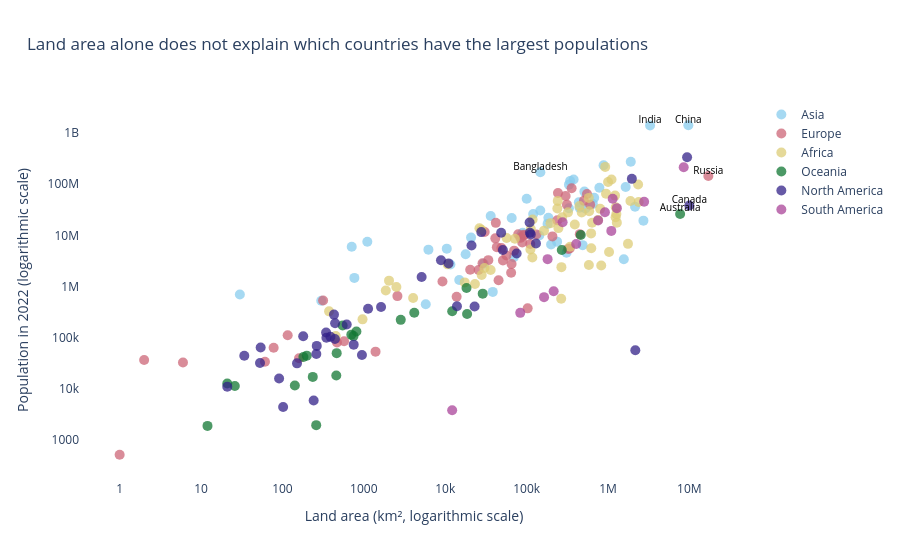

The notebook cell saved with this chart:
### Markdown cell above
**Chart choice & justification:** *Which chart did you choose, and why? Justify design choices.

*YOUR ANSWER HERE*

A scatter plot is a good technique here to show the relationship between two numeric amounts, land area of a country and population. Logarithmic axs help you quickly identify countries of widely varying sizes, and coloring by continent provides patterns and potential outliers in each region.

### Code cell
# Q3 — Land area versus population

fig = px.scatter(
    df,
    x='Area',
    y='2022 Population',
    color='Continent',
    hover_name='Country',
    hover_data={
        'Area': ':,',
        '2022 Population': ':,',
        'Density': ':.1f'
    },
    log_x=True,
    log_y=True,
    title='Land area alone does not explain which countries have the largest populations',
    labels={
        'Area': 'Land area (km², logarithmic scale)',
        '2022 Population': 'Population in 2022 (logarithmic scale)',
        'Continent': 'Continent'
    },
    color_discrete_sequence=px.colors.qualitative.Safe,
    template='plotly_white'
)

# Highlight notable countries
outliers = df[
    df['Country'].isin([
        'India', 'Bangladesh', 'China',
        'Russia', 'Canada', 'Australia'
    ])
]

fig.add_scatter(
    x=outliers['Area'],
    y=outliers['2022 Population'],
    mode='text',
    text=outliers['Country'],
    textposition='top center',
    showlegend=False,
    textfont=dict(size=10, color='black')
)

fig.update_traces(
    marker=dict(size=10, opacity=0.75),
    selector=dict(mode='markers')
)

fig.update_layout(
    title_x=0.03,
    legend_title_text='',
    xaxis_showgrid=False,
    yaxis_showgrid=False
)

fig.show()

### Figure 1 — Plotly figure (JSON) as saved in the notebook; plotly's stock layout.template omitted (floating-point values rounded to 4 significant figures)
{"data": [{"customdata": [[63.06], [93.48], [119.6], [1924.0], [1160.0], [20.38], [77.88], [92.62], [146.9], [53.72], [6783.0], [431.1], [144.7], [53.73], [101.5], [435.2], [328.0], [126.3], [7.119], [239.6], [33.16], [31.8], [525.2], [23170.0], [102.6], [1746.0], [2.173], [80.08], [207.6], [216.3], [14.79], [267.4], [844.1], [337.5], [232.6], [16.94], [8416.0], [517.1], [332.8], [119.5], [660.2], [69.55], [139.7], [90.18], [108.9], [13.18], [112.9], [77.4], [296.4], [63.82]], "hovertemplate": "<b>%{hovertext}</b><br><br>Continent=Asia<br>Land area (km², logarithmic scale)=%{x:,}<br>Population in 2022 (logarithmic scale)=%{y:,}<br>Density=%{customdata[0]:.1f}<extra></extra>", "hovertext": ["Afghanistan", "Armenia", "Azerbaijan", "Bahrain", "Bangladesh", "Bhutan", "Brunei", "Cambodia", "China", "Georgia", "Hong Kong", "India", "Indonesia", "Iran", "Iraq", "Israel", "Japan", "Jordan", "Kazakhstan", "Kuwait", "Kyrgyzstan", "Laos", "Lebanon", "Macau", "Malaysia", "Maldives", "Mongolia", "Myanmar", "Nepal", "North Korea", "Oman", "Pakistan", "Palestine", "Philippines", "Qatar", "Saudi Arabia", "Singapore", "South Korea", "Sri Lanka", "Syria", "Taiwan", "Tajikistan", "Thailand", "Timor-Leste", "Turkey", "Turkmenistan", "United Arab Emirates", "Uzbekistan", "Vietnam", "Yemen"], "legendgroup": "Asia", "marker": {"color": "rgb(136, 204, 238)", "opacity": 0.75, "size": 10, "symbol": "circle"}, "mode": "markers", "name": "Asia", "orientation": "v", "showlegend": true, "type": "scatter", "x": [652230, 29743, 86600, 765, 147570, 38394, 5765, 181035, 9706961, 69700, 1104, 3287590, 1904569, 1648195, 438317, 20770, 377930, 89342, 2724900, 17818, 199951, 236800, 10452, 30, 330803, 300, 1564110, 676578, 147181, 120538, 309500, 881912, 6220, 342353, 11586, 2149690, 710, 100210, 65610, 185180, 36193, 143100, 513120, 14874, 783562, 488100, 83600, 447400, 331212, 527968], "xaxis": "x", "y": [41128771, 2780469, 10358074, 1472233, 171186372, 782455, 449002, 16767842, 1425887337, 3744385, 7488865, 1417173173, 275501339, 88550570, 44496122, 9038309, 123951692, 11285869, 19397998, 4268873, 6630623, 7529475, 5489739, 695168, 33938221, 523787, 3398366, 54179306, 30547580, 26069416, 4576298, 235824862, 5250072, 115559009, 2695122, 36408820, 5975689, 51815810, 21832143, 22125249, 23893394, 9952787, 71697030, 1341296, 85341241, 6430770, 9441129, 34627652, 98186856, 33696614], "yaxis": "y"}, {"customdata": [[98.87], [170.6], [106.6], [45.93], [381.8], [63.14], [61.17], [71.22], [135.3], [133.1], [136.5], [29.32], [38.11], [16.37], [117.1], [233.5], [5442.0], [78.68], [811.6], [107.1], [3.62], [71.48], [147.8], [195.9], [955.0], [28.67], [245.8], [42.11], [250.4], [1688.0], [96.7], [18230.0], [45.4], [419.7], [81.42], [16.78], [127.5], [111.5], [82.47], [8.464], [551.8], [81.73], [115.1], [104.6], [93.99], [23.43], [211.7], [65.79], [277.9], [510.0]], "hovertemplate": "<b>%{hovertext}</b><br><br>Continent=Europe<br>Land area (km², logarithmic scale)=%{x:,}<br>Population in 2022 (logarithmic scale)=%{y:,}<br>Density=%{customdata[0]:.1f}<extra></extra>", "hovertext": ["Albania", "Andorra", "Austria", "Belarus", "Belgium", "Bosnia and Herzegovina", "Bulgaria", "Croatia", "Cyprus", "Czech Republic", "Denmark", "Estonia", "Faroe Islands", "Finland", "France", "Germany", "Gibraltar", "Greece", "Guernsey", "Hungary", "Iceland", "Ireland", "Isle of Man", "Italy", "Jersey", "Latvia", "Liechtenstein", "Lithuania", "Luxembourg", "Malta", "Moldova", "Monaco", "Montenegro", "Netherlands", "North Macedonia", "Norway", "Poland", "Portugal", "Romania", "Russia", "San Marino", "Serbia", "Slovakia", "Slovenia", "Spain", "Sweden", "Switzerland", "Ukraine", "United Kingdom", "Vatican City"], "legendgroup": "Europe", "marker": {"color": "rgb(204, 102, 119)", "opacity": 0.75, "size": 10, "symbol": "circle"}, "mode": "markers", "name": "Europe", "orientation": "v", "showlegend": true, "type": "scatter", "x": [28748, 468, 83871, 207600, 30528, 51209, 110879, 56594, 9251, 78865, 43094, 45227, 1393, 338424, 551695, 357114, 6, 131990, 78, 93028, 103000, 70273, 572, 301336, 116, 64559, 160, 65300, 2586, 316, 33846, 2, 13812, 41850, 25713, 323802, 312679, 92090, 238391, 17098242, 61, 88361, 49037, 20273, 505992, 450295, 41284, 603500, 242900, 1], "xaxis": "x", "y": [2842321, 79824, 8939617, 9534954, 11655930, 3233526, 6781953, 4030358, 1251488, 10493986, 5882261, 1326062, 53090, 5540745, 64626628, 83369843, 32649, 10384971, 63301, 9967308, 372899, 5023109, 84519, 59037474, 110778, 1850651, 39327, 2750055, 647599, 533286, 3272996, 36469, 627082, 17564014, 2093599, 5434319, 39857145, 10270865, 19659267, 144713314, 33660, 7221365, 5643453, 2119844, 47558630, 10549347, 8740472, 39701739, 67508936, 510], "yaxis": "y"}, {"customdata": [[18.85], [28.55], [118.6], [4.519], [83.06], [463.1], [58.71], [147.1], [8.956], [13.8], [449.4], [48.31], [42.22], [110.7], [59.71], [31.33], [69.2], [111.7], [8.925], [253.2], [140.3], [56.37], [58.29], [87.33], [93.09], [75.96], [47.61], [3.872], [50.44], [172.2], [18.22], [4.595], [637.0], [871.9], [83.88], [41.13], [3.109], [20.69], [236.6], [17.46], [387.9], [523.1], [235.9], [88.03], [237.0], [120.0], [27.6], [49.05], [17.61], [24.85], [69.3], [155.8], [75.52], [195.6], [2.165], [26.6], [41.77]], "hovertemplate": "<b>%{hovertext}</b><br><br>Continent=Africa<br>Land area (km², logarithmic scale)=%{x:,}<br>Population in 2022 (logarithmic scale)=%{y:,}<br>Density=%{customdata[0]:.1f}<extra></extra>", "hovertext": ["Algeria", "Angola", "Benin", "Botswana", "Burkina Faso", "Burundi", "Cameroon", "Cape Verde", "Central African Republic", "Chad", "Comoros", "Djibouti", "DR Congo", "Egypt", "Equatorial Guinea", "Eritrea", "Eswatini", "Ethiopia", "Gabon", "Gambia", "Ghana", "Guinea", "Guinea-Bissau", "Ivory Coast", "Kenya", "Lesotho", "Liberia", "Libya", "Madagascar", "Malawi", "Mali", "Mauritania", "Mauritius", "Mayotte", "Morocco", "Mozambique", "Namibia", "Niger", "Nigeria", "Republic of the Congo", "Reunion", "Rwanda", "Sao Tome and Principe", "Senegal", "Seychelles", "Sierra Leone", "Somalia", "South Africa", "South Sudan", "Sudan", "Tanzania", "Togo", "Tunisia", "Uganda", "Western Sahara", "Zambia", "Zimbabwe"], "legendgroup": "Africa", "marker": {"color": "rgb(221, 204, 119)", "opacity": 0.75, "size": 10, "symbol": "circle"}, "mode": "markers", "name": "Africa", "orientation": "v", "showlegend": true, "type": "scatter", "x": [2381741, 1246700, 112622, 582000, 272967, 27834, 475442, 4033, 622984, 1284000, 1862, 23200, 2344858, 1002450, 28051, 117600, 17364, 1104300, 267668, 10689, 238533, 245857, 36125, 322463, 580367, 30355, 111369, 1759540, 587041, 118484, 1240192, 1030700, 2040, 374, 446550, 801590, 825615, 1267000, 923768, 342000, 2511, 26338, 964, 196722, 452, 71740, 637657, 1221037, 619745, 1886068, 945087, 56785, 163610, 241550, 266000, 752612, 390757], "xaxis": "x", "y": [44903225, 35588987, 13352864, 2630296, 22673762, 12889576, 27914536, 593149, 5579144, 17723315, 836774, 1120849, 99010212, 110990103, 1674908, 3684032, 1201670, 123379924, 2388992, 2705992, 33475870, 13859341, 2105566, 28160542, 54027487, 2305825, 5302681, 6812341, 29611714, 20405317, 22593590, 4736139, 1299469, 326101, 37457971, 32969517, 2567012, 26207977, 218541212, 5970424, 974052, 13776698, 227380, 17316449, 107118, 8605718, 17597511, 59893885, 10913164, 46874204, 65497748, 8848699, 12356117, 47249585, 575986, 20017675, 16320537], "yaxis": "y"}, {"customdata": [[222.5], [3.403], [72.08], [50.88], [73.5], [312.9], [161.8], [229.7], [162.6], [603.2], [15.61], [19.17], [7.439], [106.8], [39.34], [21.91], [78.25], [25.06], [155.9], [143.0], [435.1], [26.81], [81.49]], "hovertemplate": "<b>%{hovertext}</b><br><br>Continent=Oceania<br>Land area (km², logarithmic scale)=%{x:,}<br>Population in 2022 (logarithmic scale)=%{y:,}<br>Density=%{customdata[0]:.1f}<extra></extra>", "hovertext": ["American Samoa", "Australia", "Cook Islands", "Fiji", "French Polynesia", "Guam", "Kiribati", "Marshall Islands", "Micronesia", "Nauru", "New Caledonia", "New Zealand", "Niue", "Northern Mariana Islands", "Palau", "Papua New Guinea", "Samoa", "Solomon Islands", "Tokelau", "Tonga", "Tuvalu", "Vanuatu", "Wallis and Futuna"], "legendgroup": "Oceania", "marker": {"color": "rgb(17, 119, 51)", "opacity": 0.75, "size": 10, "symbol": "circle"}, "mode": "markers", "name": "Oceania", "orientation": "v", "showlegend": true, "type": "scatter", "x": [199, 7692024, 236, 18272, 4167, 549, 811, 181, 702, 21, 18575, 270467, 260, 464, 459, 462840, 2842, 28896, 12, 747, 26, 12189, 142], "xaxis": "x", "y": [44273, 26177413, 17011, 929766, 306279, 171774, 131232, 41569, 114164, 12668, 289950, 5185288, 1934, 49551, 18055, 10142619, 222382, 724273, 1871, 106858, 11312, 326740, 11572], "yaxis": "y"}, {"customdata": [[174.3], [212.1], [591.4], [29.4], [655.0], [17.65], [1189.0], [207.3], [3.851], [260.2], [101.4], [102.0], [430.5], [96.85], [230.7], [301.1], [0.0261], [364.6], [243.1], [163.9], [417.5], [92.74], [257.2], [325.8], [64.91], [43.04], [53.3], [58.46], [366.7], [522.2], [182.6], [292.0], [599.8], [24.22], [267.2], [1299.0], [298.4], [48.21], [36.09], [286.6]], "hovertemplate": "<b>%{hovertext}</b><br><br>Continent=North America<br>Land area (km², logarithmic scale)=%{x:,}<br>Population in 2022 (logarithmic scale)=%{y:,}<br>Density=%{customdata[0]:.1f}<extra></extra>", "hovertext": ["Anguilla", "Antigua and Barbuda", "Aruba", "Bahamas", "Barbados", "Belize", "Bermuda", "British Virgin Islands", "Canada", "Cayman Islands", "Costa Rica", "Cuba", "Curacao", "Dominica", "Dominican Republic", "El Salvador", "Greenland", "Grenada", "Guadeloupe", "Guatemala", "Haiti", "Honduras", "Jamaica", "Martinique", "Mexico", "Montserrat", "Nicaragua", "Panama", "Puerto Rico", "Saint Barthelemy", "Saint Kitts and Nevis", "Saint Lucia", "Saint Martin", "Saint Pierre and Miquelon", "Saint Vincent and the Grenadines", "Sint Maarten", "Trinidad and Tobago", "Turks and Caicos Islands", "United States", "United States Virgin Islands"], "legendgroup": "North America", "marker": {"color": "rgb(51, 34, 136)", "opacity": 0.75, "size": 10, "symbol": "circle"}, "mode": "markers", "name": "North America", "orientation": "v", "showlegend": true, "type": "scatter", "x": [91, 442, 180, 13943, 430, 22966, 54, 151, 9984670, 264, 51100, 109884, 444, 751, 48671, 21041, 2166086, 344, 1628, 108889, 27750, 112492, 10991, 1128, 1964375, 102, 130373, 75417, 8870, 21, 261, 616, 53, 242, 389, 34, 5130, 948, 9372610, 347], "xaxis": "x", "y": [15857, 93763, 106445, 409984, 281635, 405272, 64184, 31305, 38454327, 68706, 5180829, 11212191, 191163, 72737, 11228821, 6336392, 56466, 125438, 395752, 17843908, 11584996, 10432860, 2827377, 367507, 127504125, 4390, 6948392, 4408581, 3252407, 10967, 47657, 179857, 31791, 5862, 103948, 44175, 1531044, 45703, 338289857, 99465], "yaxis": "y"}, {"customdata": [[16.37], [11.13], [25.28], [25.93], [45.43], [65.02], [0.3105], [3.646], [3.762], [16.67], [26.49], [3.773], [18.91], [30.88]], "hovertemplate": "<b>%{hovertext}</b><br><br>Continent=South America<br>Land area (km², logarithmic scale)=%{x:,}<br>Population in 2022 (logarithmic scale)=%{y:,}<br>Density=%{customdata[0]:.1f}<extra></extra>", "hovertext": ["Argentina", "Bolivia", "Brazil", "Chile", "Colombia", "Ecuador", "Falkland Islands", "French Guiana", "Guyana", "Paraguay", "Peru", "Suriname", "Uruguay", "Venezuela"], "legendgroup": "South America", "marker": {"color": "rgb(170, 68, 153)", "opacity": 0.75, "size": 10, "symbol": "circle"}, "mode": "markers", "name": "South America", "orientation": "v", "showlegend": true, "type": "scatter", "x": [2780400, 1098581, 8515767, 756102, 1141748, 276841, 12173, 83534, 214969, 406752, 1285216, 163820, 181034, 916445], "xaxis": "x", "y": [45510318, 12224110, 215313498, 19603733, 51874024, 18001000, 3780, 304557, 808726, 6780744, 34049588, 618040, 3422794, 28301696], "yaxis": "y"}, {"mode": "text", "showlegend": false, "text": ["Australia", "Bangladesh", "Canada", "China", "India", "Russia"], "textfont": {"color": "black", "size": 10}, "textposition": "top center", "type": "scatter", "x": [7692024, 147570, 9984670, 9706961, 3287590, 17098242], "y": [26177413, 171186372, 38454327, 1425887337, 1417173173, 144713314]}], "layout": {"legend": {"title": {"text": ""}, "tracegroupgap": 0}, "title": {"text": "Land area alone does not explain which countries have the largest populations", "x": 0.03}, "xaxis": {"anchor": "y", "domain": [0, 1], "showgrid": false, "title": {"text": "Land area (km², logarithmic scale)"}, "type": "log"}, "yaxis": {"anchor": "x", "domain": [0, 1], "showgrid": false, "title": {"text": "Population in 2022 (logarithmic scale)"}, "type": "log"}}}
